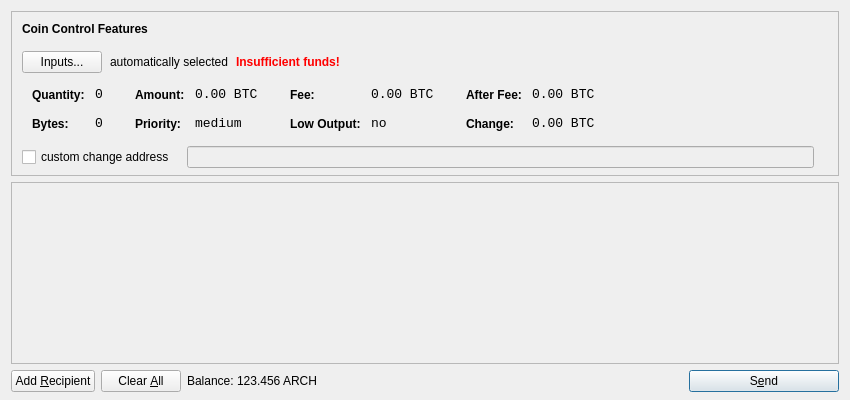
<?xml version="1.0" encoding="UTF-8"?>
<ui version="4.0">
 <class>SendCoinsDialog</class>
 <widget class="QDialog" name="SendCoinsDialog">
  <property name="geometry">
   <rect>
    <x>0</x>
    <y>0</y>
    <width>850</width>
    <height>400</height>
   </rect>
  </property>
  <property name="windowTitle">
   <string>Send Coins</string>
  </property>
  <layout class="QVBoxLayout" name="verticalLayout" stretch="0,1,0">
   <property name="bottomMargin">
    <number>8</number>
   </property>
   <item>
    <widget class="QFrame" name="frameCoinControl">
     <property name="sizePolicy">
      <sizepolicy hsizetype="Expanding" vsizetype="Expanding">
       <horstretch>0</horstretch>
       <verstretch>0</verstretch>
      </sizepolicy>
     </property>
     <property name="maximumSize">
      <size>
       <width>16777215</width>
       <height>16777215</height>
      </size>
     </property>
     <property name="frameShape">
      <enum>QFrame::StyledPanel</enum>
     </property>
     <property name="frameShadow">
      <enum>QFrame::Sunken</enum>
     </property>
     <layout class="QVBoxLayout" name="verticalLayoutCoinControl2">
      <property name="spacing">
       <number>-1</number>
      </property>
      <property name="leftMargin">
       <number>0</number>
      </property>
      <property name="topMargin">
       <number>0</number>
      </property>
      <property name="rightMargin">
       <number>0</number>
      </property>
      <property name="bottomMargin">
       <number>6</number>
      </property>
      <item>
       <layout class="QVBoxLayout" name="verticalLayoutCoinControl" stretch="0,0,0,0,1">
        <property name="spacing">
         <number>0</number>
        </property>
        <property name="leftMargin">
         <number>10</number>
        </property>
        <property name="topMargin">
         <number>10</number>
        </property>
        <item>
         <layout class="QHBoxLayout" name="horizontalLayoutCoinControl1">
          <property name="bottomMargin">
           <number>15</number>
          </property>
          <item>
           <widget class="QLabel" name="labelCoinControlFeatures">
            <property name="sizePolicy">
             <sizepolicy hsizetype="Preferred" vsizetype="Maximum">
              <horstretch>0</horstretch>
              <verstretch>0</verstretch>
             </sizepolicy>
            </property>
            <property name="font">
             <font>
              <weight>75</weight>
              <bold>true</bold>
             </font>
            </property>
            <property name="styleSheet">
             <string notr="true">font-weight:bold;</string>
            </property>
            <property name="text">
             <string>Coin Control Features</string>
            </property>
           </widget>
          </item>
         </layout>
        </item>
        <item>
         <layout class="QHBoxLayout" name="horizontalLayoutCoinControl2" stretch="0,0,0,0">
          <property name="spacing">
           <number>8</number>
          </property>
          <property name="bottomMargin">
           <number>10</number>
          </property>
          <item>
           <widget class="QPushButton" name="pushButtonCoinControl">
            <property name="styleSheet">
             <string notr="true"/>
            </property>
            <property name="text">
             <string>Inputs...</string>
            </property>
           </widget>
          </item>
          <item>
           <widget class="QLabel" name="labelCoinControlAutomaticallySelected">
            <property name="text">
             <string>automatically selected</string>
            </property>
            <property name="margin">
             <number>5</number>
            </property>
           </widget>
          </item>
          <item>
           <widget class="QLabel" name="labelCoinControlInsuffFunds">
            <property name="font">
             <font>
              <weight>75</weight>
              <bold>true</bold>
             </font>
            </property>
            <property name="styleSheet">
             <string notr="true">color:red;font-weight:bold;</string>
            </property>
            <property name="text">
             <string>Insufficient funds!</string>
            </property>
            <property name="margin">
             <number>5</number>
            </property>
           </widget>
          </item>
          <item>
           <spacer name="horizontalSpacerCoinControl">
            <property name="orientation">
             <enum>Qt::Horizontal</enum>
            </property>
            <property name="sizeHint" stdset="0">
             <size>
              <width>40</width>
              <height>1</height>
             </size>
            </property>
           </spacer>
          </item>
         </layout>
        </item>
        <item>
         <widget class="QWidget" name="widgetCoinControl" native="true">
          <property name="sizePolicy">
           <sizepolicy hsizetype="Preferred" vsizetype="Preferred">
            <horstretch>0</horstretch>
            <verstretch>0</verstretch>
           </sizepolicy>
          </property>
          <property name="minimumSize">
           <size>
            <width>0</width>
            <height>0</height>
           </size>
          </property>
          <property name="styleSheet">
           <string notr="true"/>
          </property>
          <layout class="QHBoxLayout" name="horizontalLayoutCoinControl5">
           <property name="margin">
            <number>0</number>
           </property>
           <item>
            <layout class="QHBoxLayout" name="horizontalLayoutCoinControl3" stretch="0,0,0,1">
             <property name="spacing">
              <number>20</number>
             </property>
             <property name="topMargin">
              <number>0</number>
             </property>
             <property name="bottomMargin">
              <number>10</number>
             </property>
             <item>
              <layout class="QFormLayout" name="formLayoutCoinControl1">
               <property name="horizontalSpacing">
                <number>10</number>
               </property>
               <property name="verticalSpacing">
                <number>14</number>
               </property>
               <property name="leftMargin">
                <number>10</number>
               </property>
               <property name="topMargin">
                <number>4</number>
               </property>
               <property name="rightMargin">
                <number>6</number>
               </property>
               <item row="0" column="0">
                <widget class="QLabel" name="labelCoinControlQuantityText">
                 <property name="styleSheet">
                  <string notr="true">font-weight:bold;</string>
                 </property>
                 <property name="text">
                  <string>Quantity:</string>
                 </property>
                 <property name="margin">
                  <number>0</number>
                 </property>
                </widget>
               </item>
               <item row="0" column="1">
                <widget class="QLabel" name="labelCoinControlQuantity">
                 <property name="font">
                  <font>
                   <family>Monospace</family>
                   <pointsize>10</pointsize>
                  </font>
                 </property>
                 <property name="cursor">
                  <cursorShape>IBeamCursor</cursorShape>
                 </property>
                 <property name="contextMenuPolicy">
                  <enum>Qt::ActionsContextMenu</enum>
                 </property>
                 <property name="text">
                  <string notr="true">0</string>
                 </property>
                 <property name="margin">
                  <number>0</number>
                 </property>
                 <property name="textInteractionFlags">
                  <set>Qt::LinksAccessibleByMouse|Qt::TextSelectableByKeyboard|Qt::TextSelectableByMouse</set>
                 </property>
                </widget>
               </item>
               <item row="1" column="0">
                <widget class="QLabel" name="labelCoinControlBytesText">
                 <property name="styleSheet">
                  <string notr="true">font-weight:bold;</string>
                 </property>
                 <property name="text">
                  <string>Bytes:</string>
                 </property>
                </widget>
               </item>
               <item row="1" column="1">
                <widget class="QLabel" name="labelCoinControlBytes">
                 <property name="font">
                  <font>
                   <family>Monospace</family>
                   <pointsize>10</pointsize>
                  </font>
                 </property>
                 <property name="cursor">
                  <cursorShape>IBeamCursor</cursorShape>
                 </property>
                 <property name="contextMenuPolicy">
                  <enum>Qt::ActionsContextMenu</enum>
                 </property>
                 <property name="text">
                  <string notr="true">0</string>
                 </property>
                 <property name="textInteractionFlags">
                  <set>Qt::LinksAccessibleByMouse|Qt::TextSelectableByKeyboard|Qt::TextSelectableByMouse</set>
                 </property>
                </widget>
               </item>
              </layout>
             </item>
             <item>
              <layout class="QFormLayout" name="formLayoutCoinControl2">
               <property name="horizontalSpacing">
                <number>10</number>
               </property>
               <property name="verticalSpacing">
                <number>14</number>
               </property>
               <property name="leftMargin">
                <number>6</number>
               </property>
               <property name="topMargin">
                <number>4</number>
               </property>
               <property name="rightMargin">
                <number>6</number>
               </property>
               <item row="0" column="0">
                <widget class="QLabel" name="labelCoinControlAmountText">
                 <property name="styleSheet">
                  <string notr="true">font-weight:bold;</string>
                 </property>
                 <property name="text">
                  <string>Amount:</string>
                 </property>
                 <property name="margin">
                  <number>0</number>
                 </property>
                </widget>
               </item>
               <item row="0" column="1">
                <widget class="QLabel" name="labelCoinControlAmount">
                 <property name="font">
                  <font>
                   <family>Monospace</family>
                   <pointsize>10</pointsize>
                  </font>
                 </property>
                 <property name="cursor">
                  <cursorShape>IBeamCursor</cursorShape>
                 </property>
                 <property name="contextMenuPolicy">
                  <enum>Qt::ActionsContextMenu</enum>
                 </property>
                 <property name="text">
                  <string notr="true">0.00 BTC</string>
                 </property>
                 <property name="textInteractionFlags">
                  <set>Qt::LinksAccessibleByMouse|Qt::TextSelectableByKeyboard|Qt::TextSelectableByMouse</set>
                 </property>
                </widget>
               </item>
               <item row="1" column="0">
                <widget class="QLabel" name="labelCoinControlPriorityText">
                 <property name="styleSheet">
                  <string notr="true">font-weight:bold;</string>
                 </property>
                 <property name="text">
                  <string>Priority:</string>
                 </property>
                </widget>
               </item>
               <item row="1" column="1">
                <widget class="QLabel" name="labelCoinControlPriority">
                 <property name="font">
                  <font>
                   <family>Monospace</family>
                   <pointsize>10</pointsize>
                  </font>
                 </property>
                 <property name="cursor">
                  <cursorShape>IBeamCursor</cursorShape>
                 </property>
                 <property name="contextMenuPolicy">
                  <enum>Qt::ActionsContextMenu</enum>
                 </property>
                 <property name="text">
                  <string>medium</string>
                 </property>
                 <property name="textInteractionFlags">
                  <set>Qt::LinksAccessibleByMouse|Qt::TextSelectableByKeyboard|Qt::TextSelectableByMouse</set>
                 </property>
                </widget>
               </item>
              </layout>
             </item>
             <item>
              <layout class="QFormLayout" name="formLayoutCoinControl3">
               <property name="horizontalSpacing">
                <number>10</number>
               </property>
               <property name="verticalSpacing">
                <number>14</number>
               </property>
               <property name="leftMargin">
                <number>6</number>
               </property>
               <property name="topMargin">
                <number>4</number>
               </property>
               <property name="rightMargin">
                <number>6</number>
               </property>
               <item row="0" column="0">
                <widget class="QLabel" name="labelCoinControlFeeText">
                 <property name="styleSheet">
                  <string notr="true">font-weight:bold;</string>
                 </property>
                 <property name="text">
                  <string>Fee:</string>
                 </property>
                 <property name="margin">
                  <number>0</number>
                 </property>
                </widget>
               </item>
               <item row="0" column="1">
                <widget class="QLabel" name="labelCoinControlFee">
                 <property name="font">
                  <font>
                   <family>Monospace</family>
                   <pointsize>10</pointsize>
                  </font>
                 </property>
                 <property name="cursor">
                  <cursorShape>IBeamCursor</cursorShape>
                 </property>
                 <property name="contextMenuPolicy">
                  <enum>Qt::ActionsContextMenu</enum>
                 </property>
                 <property name="text">
                  <string notr="true">0.00 BTC</string>
                 </property>
                 <property name="textInteractionFlags">
                  <set>Qt::LinksAccessibleByMouse|Qt::TextSelectableByKeyboard|Qt::TextSelectableByMouse</set>
                 </property>
                </widget>
               </item>
               <item row="1" column="0">
                <widget class="QLabel" name="labelCoinControlLowOutputText">
                 <property name="styleSheet">
                  <string notr="true">font-weight:bold;</string>
                 </property>
                 <property name="text">
                  <string>Low Output:</string>
                 </property>
                </widget>
               </item>
               <item row="1" column="1">
                <widget class="QLabel" name="labelCoinControlLowOutput">
                 <property name="font">
                  <font>
                   <family>Monospace</family>
                   <pointsize>10</pointsize>
                  </font>
                 </property>
                 <property name="cursor">
                  <cursorShape>IBeamCursor</cursorShape>
                 </property>
                 <property name="contextMenuPolicy">
                  <enum>Qt::ActionsContextMenu</enum>
                 </property>
                 <property name="text">
                  <string>no</string>
                 </property>
                 <property name="textInteractionFlags">
                  <set>Qt::LinksAccessibleByMouse|Qt::TextSelectableByKeyboard|Qt::TextSelectableByMouse</set>
                 </property>
                </widget>
               </item>
              </layout>
             </item>
             <item>
              <layout class="QFormLayout" name="formLayoutCoinControl4">
               <property name="horizontalSpacing">
                <number>10</number>
               </property>
               <property name="verticalSpacing">
                <number>14</number>
               </property>
               <property name="leftMargin">
                <number>6</number>
               </property>
               <property name="topMargin">
                <number>4</number>
               </property>
               <property name="rightMargin">
                <number>6</number>
               </property>
               <item row="0" column="0">
                <widget class="QLabel" name="labelCoinControlAfterFeeText">
                 <property name="styleSheet">
                  <string notr="true">font-weight:bold;</string>
                 </property>
                 <property name="text">
                  <string>After Fee:</string>
                 </property>
                 <property name="margin">
                  <number>0</number>
                 </property>
                </widget>
               </item>
               <item row="0" column="1">
                <widget class="QLabel" name="labelCoinControlAfterFee">
                 <property name="font">
                  <font>
                   <family>Monospace</family>
                   <pointsize>10</pointsize>
                  </font>
                 </property>
                 <property name="cursor">
                  <cursorShape>IBeamCursor</cursorShape>
                 </property>
                 <property name="contextMenuPolicy">
                  <enum>Qt::ActionsContextMenu</enum>
                 </property>
                 <property name="text">
                  <string notr="true">0.00 BTC</string>
                 </property>
                 <property name="textInteractionFlags">
                  <set>Qt::LinksAccessibleByMouse|Qt::TextSelectableByKeyboard|Qt::TextSelectableByMouse</set>
                 </property>
                </widget>
               </item>
               <item row="1" column="0">
                <widget class="QLabel" name="labelCoinControlChangeText">
                 <property name="styleSheet">
                  <string notr="true">font-weight:bold;</string>
                 </property>
                 <property name="text">
                  <string>Change:</string>
                 </property>
                </widget>
               </item>
               <item row="1" column="1">
                <widget class="QLabel" name="labelCoinControlChange">
                 <property name="font">
                  <font>
                   <family>Monospace</family>
                   <pointsize>10</pointsize>
                  </font>
                 </property>
                 <property name="cursor">
                  <cursorShape>IBeamCursor</cursorShape>
                 </property>
                 <property name="contextMenuPolicy">
                  <enum>Qt::ActionsContextMenu</enum>
                 </property>
                 <property name="text">
                  <string notr="true">0.00 BTC</string>
                 </property>
                 <property name="textInteractionFlags">
                  <set>Qt::LinksAccessibleByMouse|Qt::TextSelectableByKeyboard|Qt::TextSelectableByMouse</set>
                 </property>
                </widget>
               </item>
              </layout>
             </item>
            </layout>
           </item>
          </layout>
         </widget>
        </item>
        <item>
         <layout class="QHBoxLayout" name="horizontalLayoutCoinControl4" stretch="0,0,0">
          <property name="spacing">
           <number>12</number>
          </property>
          <property name="sizeConstraint">
           <enum>QLayout::SetDefaultConstraint</enum>
          </property>
          <property name="topMargin">
           <number>5</number>
          </property>
          <property name="rightMargin">
           <number>5</number>
          </property>
          <item>
           <widget class="QCheckBox" name="checkBoxCoinControlChange">
            <property name="text">
             <string>custom change address</string>
            </property>
           </widget>
          </item>
          <item>
           <widget class="QLineEdit" name="lineEditCoinControlChange">
            <property name="enabled">
             <bool>false</bool>
            </property>
            <property name="sizePolicy">
             <sizepolicy hsizetype="Expanding" vsizetype="Fixed">
              <horstretch>0</horstretch>
              <verstretch>0</verstretch>
             </sizepolicy>
            </property>
           </widget>
          </item>
          <item>
           <widget class="QLabel" name="labelCoinControlChangeLabel">
            <property name="sizePolicy">
             <sizepolicy hsizetype="Preferred" vsizetype="Expanding">
              <horstretch>0</horstretch>
              <verstretch>0</verstretch>
             </sizepolicy>
            </property>
            <property name="minimumSize">
             <size>
              <width>0</width>
              <height>0</height>
             </size>
            </property>
            <property name="text">
             <string/>
            </property>
            <property name="margin">
             <number>3</number>
            </property>
           </widget>
          </item>
         </layout>
        </item>
        <item>
         <spacer name="verticalSpacerCoinControl">
          <property name="orientation">
           <enum>Qt::Vertical</enum>
          </property>
          <property name="sizeHint" stdset="0">
           <size>
            <width>800</width>
            <height>1</height>
           </size>
          </property>
         </spacer>
        </item>
       </layout>
      </item>
     </layout>
    </widget>
   </item>
   <item>
    <widget class="QScrollArea" name="scrollArea">
     <property name="widgetResizable">
      <bool>true</bool>
     </property>
     <widget class="QWidget" name="scrollAreaWidgetContents">
      <property name="geometry">
       <rect>
        <x>0</x>
        <y>0</y>
        <width>830</width>
        <height>165</height>
       </rect>
      </property>
      <layout class="QVBoxLayout" name="verticalLayout_2">
       <property name="margin">
        <number>0</number>
       </property>
       <item>
        <layout class="QVBoxLayout" name="entries">
         <property name="spacing">
          <number>6</number>
         </property>
        </layout>
       </item>
       <item>
        <spacer name="verticalSpacer">
         <property name="orientation">
          <enum>Qt::Vertical</enum>
         </property>
         <property name="sizeHint" stdset="0">
          <size>
           <width>20</width>
           <height>40</height>
          </size>
         </property>
        </spacer>
       </item>
      </layout>
     </widget>
    </widget>
   </item>
   <item>
    <layout class="QHBoxLayout" name="horizontalLayout">
     <item>
      <widget class="QPushButton" name="addButton">
       <property name="toolTip">
        <string>Send to multiple recipients at once</string>
       </property>
       <property name="text">
        <string>Add &amp;Recipient</string>
       </property>
       <property name="icon">
        <iconset resource="../bitcoin.qrc">
         <normaloff>:/icons/add</normaloff>:/icons/add</iconset>
       </property>
       <property name="autoDefault">
        <bool>false</bool>
       </property>
      </widget>
     </item>
     <item>
      <widget class="QPushButton" name="clearButton">
       <property name="sizePolicy">
        <sizepolicy hsizetype="Minimum" vsizetype="Fixed">
         <horstretch>0</horstretch>
         <verstretch>0</verstretch>
        </sizepolicy>
       </property>
       <property name="toolTip">
        <string>Remove all transaction fields</string>
       </property>
       <property name="text">
        <string>Clear &amp;All</string>
       </property>
       <property name="icon">
        <iconset resource="../bitcoin.qrc">
         <normaloff>:/icons/remove</normaloff>:/icons/remove</iconset>
       </property>
       <property name="autoRepeatDelay">
        <number>300</number>
       </property>
       <property name="autoDefault">
        <bool>false</bool>
       </property>
      </widget>
     </item>
     <item>
      <layout class="QHBoxLayout" name="horizontalLayout_2">
       <property name="spacing">
        <number>3</number>
       </property>
       <item>
        <widget class="QLabel" name="label">
         <property name="text">
          <string>Balance:</string>
         </property>
        </widget>
       </item>
       <item>
        <widget class="QLabel" name="labelBalance">
         <property name="cursor">
          <cursorShape>IBeamCursor</cursorShape>
         </property>
         <property name="text">
          <string>123.456 ARCH</string>
         </property>
         <property name="textInteractionFlags">
          <set>Qt::LinksAccessibleByMouse|Qt::TextSelectableByKeyboard|Qt::TextSelectableByMouse</set>
         </property>
        </widget>
       </item>
      </layout>
     </item>
     <item>
      <spacer name="horizontalSpacer">
       <property name="orientation">
        <enum>Qt::Horizontal</enum>
       </property>
       <property name="sizeHint" stdset="0">
        <size>
         <width>40</width>
         <height>20</height>
        </size>
       </property>
      </spacer>
     </item>
     <item>
      <widget class="QPushButton" name="sendButton">
       <property name="minimumSize">
        <size>
         <width>150</width>
         <height>0</height>
        </size>
       </property>
       <property name="toolTip">
        <string>Confirm the send action</string>
       </property>
       <property name="text">
        <string>S&amp;end</string>
       </property>
       <property name="icon">
        <iconset resource="../bitcoin.qrc">
         <normaloff>:/icons/send</normaloff>:/icons/send</iconset>
       </property>
       <property name="default">
        <bool>true</bool>
       </property>
      </widget>
     </item>
    </layout>
   </item>
  </layout>
 </widget>
 <resources>
  <include location="../bitcoin.qrc"/>
 </resources>
 <connections/>
</ui>
